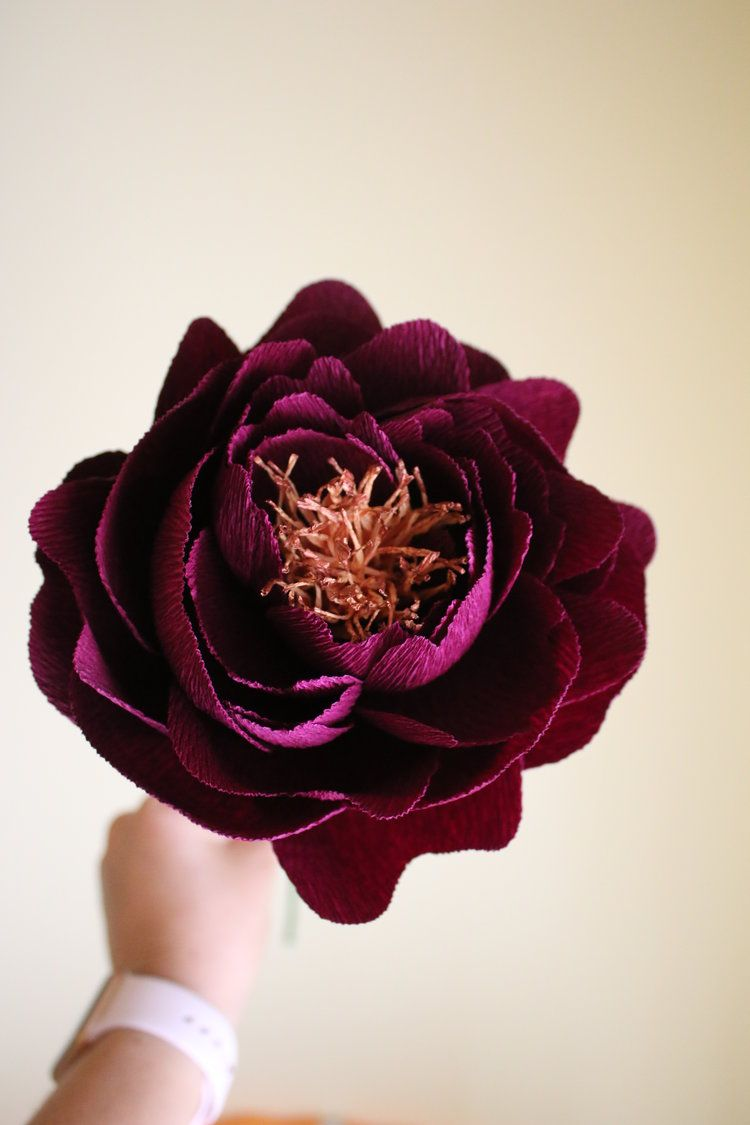
#> input picture imran sir lab/flower1.jpg, 750 x 1125 px, found by its file name
$ jupyter execute --allow-errors All-Lab.ipynb   (shell and % lines are left out)   (older library calls are emulated)
#> lines starting #> are read from the running program, lines starting #| are printed output that depends on the picture; after the words box and inside, x2 and y2 are one past the last pixel; in counts of white or black regions, pixels touching at a corner belong together; long printed decimals are rounded
[cell 1]
##histogram
import cv2
import matplotlib.pyplot as plt

# Load the image
image_path = 'flower1.jpg'
image = cv2.imread(image_path, cv2.IMREAD_GRAYSCALE)

# Calculate the histogram
hist = cv2.calcHist([image], [0], None, [256], [0, 256])
#> hist = 256 values, max 22434 at index 219, min 128 at index 255, mean 3295.9

# Plot the histogram
plt.plot(hist)
plt.title('Histogram')
plt.xlabel('Pixel Value')
plt.ylabel('Frequency')
plt.show()

[cell 2]
import cv2
import numpy as np

# Load the image
image_path = 'flower1.jpg'
image = cv2.imread(image_path)
#> image is the input picture: shape (1125, 750, 3); mean B, G, R 144, 151.9, 175.4

# Apply Gaussian blur (low pass filter)
blurred_image = cv2.GaussianBlur(image, (5, 5), 0)

# Display the original and blurred images
cv2.imshow('Original Image', image)
cv2.imshow('Blurred Image', blurred_image)
cv2.waitKey(0)
cv2.destroyAllWindows()

[cell 3]
import cv2
import numpy as np

# Load the image
image_path = 'flower1.jpg'
image = cv2.imread(image_path)

# Create a kernel for high pass filtering
kernel = np.array([[-1, -1, -1],
                   [-1,  9, -1],
                   [-1, -1, -1]])

# Apply the kernel to perform high pass filtering (sharpening)
high_pass_image = cv2.filter2D(image, -1, kernel)

# Display the original and high pass images
cv2.imshow('Original Image', image)
cv2.imshow('High Pass Image', high_pass_image)
cv2.waitKey(0)
cv2.destroyAllWindows()

[cell 4]
###2 Write a Python program to read ‘rice.tif’ image, count number of rice and display area (also specific range), major axis length, and perimeter.

[cell 5]
import cv2
import numpy as np
import matplotlib.pyplot as plt

# Load the rice.tif image in grayscale
image_path = 'rice1.tiff'
image = cv2.imread(image_path, cv2.IMREAD_GRAYSCALE)
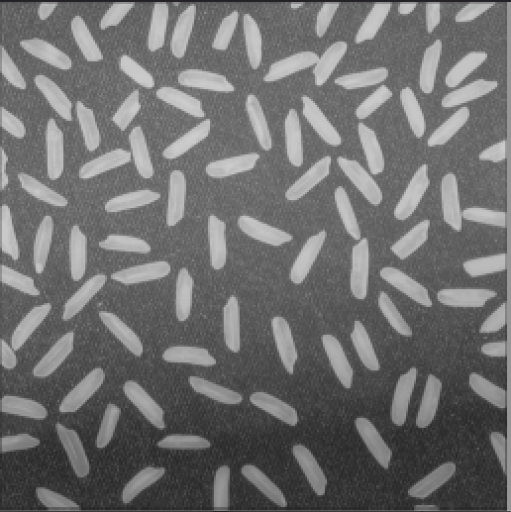
#> input picture imran sir lab/rice1.tiff, 1022 x 1024 px, found by its file name (shown at 1/2 size)
#> image: shape (1024, 1022)

# Apply thresholding to segment the rice grains
_, binary_image = cv2.threshold(image, 120, 255, cv2.THRESH_BINARY)
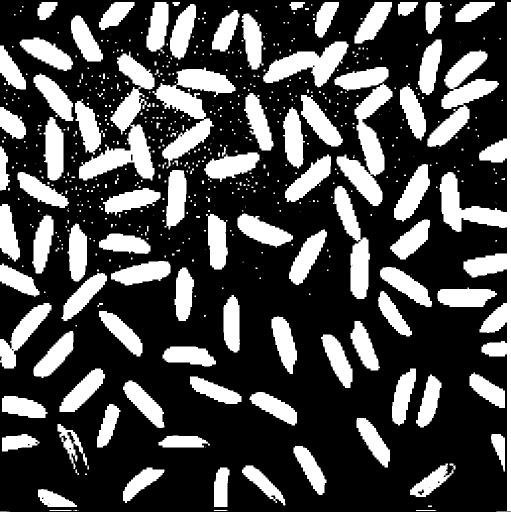
#> binary_image: shape (1024, 1022) (shown at 1/2 size); 29.4% white; 679 white regions (534 under 20 px)

# Find contours of rice grains
contours, _ = cv2.findContours(binary_image, cv2.RETR_EXTERNAL, cv2.CHAIN_APPROX_SIMPLE)
#> contours = 679 contours, 570 with area under 20; largest, box (x1, y1, x2, y2) and area: (879, 4, 1022, 1022) 21165, (158, 103, 309, 361) 12490, (673, 167, 785, 412) 9803, (854, 99, 998, 294) 9470, (305, 166, 428, 337) 7112

# Initialize variables to store rice statistics
total_rice = 0
total_area = 0
total_major_axis_length = 0
total_perimeter = 0

# Iterate through the detected rice grains
for contour in contours:
    area = cv2.contourArea(contour)
    perimeter = cv2.arcLength(contour, True)
    if area > 50:  # Filter out small noise contours
        total_rice += 1
        total_area += area
        ellipse = cv2.fitEllipse(contour)
        major_axis_length = max(ellipse[1])
        total_major_axis_length += major_axis_length
        total_perimeter += perimeter
#> this loop made 679 passes
#> (area, perimeter, total_area, ellipse, major_axis_length, total_major_axis_length, total_perimeter) on passes 12, 17, 18, 20, 23: (1554, 211.1, 1554, ((125.7, 1012.9), (33.33, 122.1), 120.4), 122.1, 122.1, 211.1), (1925, 212.1, 3479, ((441.5, 986.1), (29.19, 118), 4.81), 118, 240, 423.3), (2318, 282.9, 5797, ((286.8, 959.8), (30.24, 136.5), 51.01), 136.5, 376.5, 706.2), (2217.5, 323.8, 8014.5, ((523.8, 964.5), (26.4, 118.8), 132.5), 118.8, 495.3, 1029.9), (2315.5, 370.6, 10330, ((863.3, 963.3), (31.21, 103.5), 53.16), 103.5, 598.8, 1400.6)
#> after the loop, total_area = 285989.5; total_major_axis_length = 10863.7; total_perimeter = 30942.2; total_rice = 85

# Calculate average statistics
average_area = total_area / total_rice
#> average_area = 3364.6
average_major_axis_length = total_major_axis_length / total_rice
#> average_major_axis_length = 127.8
average_perimeter = total_perimeter / total_rice
#> average_perimeter = 364

# Display results
print("Total Rice Grains:", total_rice)
#| Total Rice Grains: 85
print("Average Area:", average_area)
#| Average Area: 3364.582
print("Average Major Axis Length:", average_major_axis_length)
#| Average Major Axis Length: 127.808
print("Average Perimeter:", average_perimeter)
#| Average Perimeter: 364.025

# Draw contours on the image
contour_image = cv2.cvtColor(binary_image, cv2.COLOR_GRAY2BGR)
#> contour_image: shape (1024, 1022, 3); 29.4% white; 679 white regions (534 under 20 px), largest, box (x1, y1, x2, y2) and area: (879, 4, 1022, 1022) 22682, (158, 103, 309, 361) 13110, (673, 167, 785, 412) 10257
cv2.drawContours(contour_image, contours, -1, (0, 255, 0), 2)
#> contour_image: shape (1024, 1022, 3); mean B, G, R 58.4, 84.2, 58.4
plt.imshow(contour_image)
plt.axis('off')
plt.tight_layout()
plt.show()

[cell 6]
# 3 Write a MATLAB/Python program to read an image and perform convolution with 3X3 mask

[cell 7]
import cv2
import numpy as np

# Load the image
image_path = 'flower1.jpg'
image = cv2.imread(image_path, cv2.IMREAD_GRAYSCALE)

# Define a 3x3 convolution mask
mask = np.array([[1, 0, -1],
                 [2, 0, -2],
                 [1, 0, -1]])

# Perform convolution using OpenCV's filter2D function
convolved_image = cv2.filter2D(image, cv2.CV_64F, mask)

# Display the original and convolved images
cv2.imshow('Original Image', image)
cv2.imshow('Convolved Image', convolved_image)
cv2.waitKey(0)
cv2.destroyAllWindows()

[cell 8]
#4. Write a MATLAB/Python program to read an image and perform Lapliciant filter mask

[cell 9]
import cv2
import numpy as np

# Load the image
image_path = 'flower1.jpg'
image = cv2.imread(image_path, cv2.IMREAD_GRAYSCALE)

# Apply the Laplacian filter using OpenCV's Laplacian function
laplacian_filtered = cv2.Laplacian(image, cv2.CV_64F)

# Display the original and Laplacian-filtered images
cv2.imshow('Original Image', image)
cv2.imshow('Laplacian Filtered Image', laplacian_filtered)
cv2.waitKey(0)
cv2.destroyAllWindows()

[cell 10]
### 5 Write a MATLAB/Python program to identify horizontal, vertical lines from an image

[cell 11]
import cv2
import matplotlib.pyplot as plt
import numpy as np

image=cv2.imread('lineCode.png',cv2.IMREAD_GRAYSCALE)
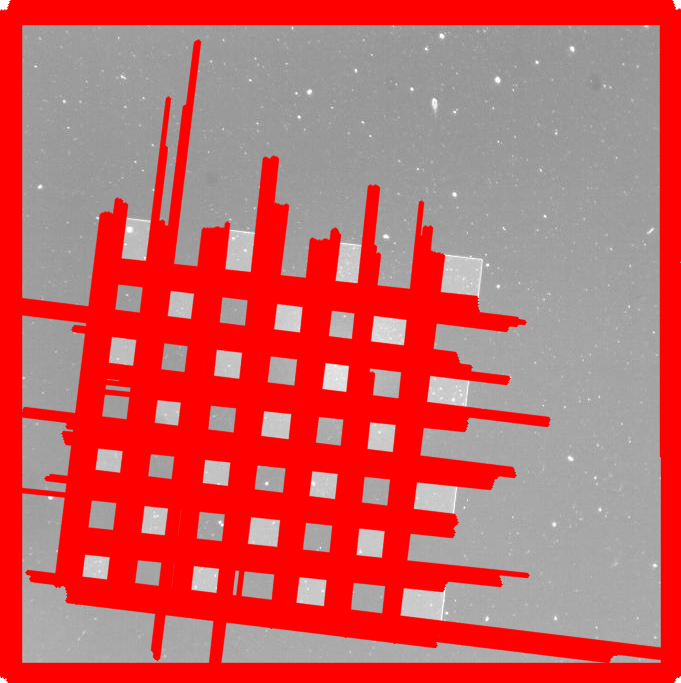
#> input picture imran sir lab/lineCode.png, 681 x 683 px, found by its file name
#> image: shape (683, 681)
verticalKernal=np.ones((15,1),np.uint8)
horizontalKernal=np.ones((1,15),np.uint8)

verticalLines=cv2.erode(image,verticalKernal,iterations=1)
horizontalLines=cv2.erode(image,horizontalKernal,iterations=1)

plt.figure(figsize=(12,8))

plt.subplot(131)
plt.imshow(image,cmap='gray')
plt.axis('off')
plt.title('Orginal')

plt.subplot(132)
plt.imshow(verticalLines,cmap='gray')
plt.axis('off')
plt.title('Vertical Lines')

plt.subplot(133)
plt.imshow(horizontalLines,cmap='gray')
plt.title('Horizontal Lines')
plt.axis('off')
plt.tight_layout()
plt.show()
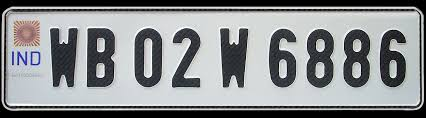
#> input picture imran sir lab/character.jpg, 426 x 118 px, found by its file name
#> further down, image is the input picture: shape (118, 426, 3); mean B, G, R 142.9, 141.1, 138.5

[cell 12]
# 6   Write a MATLAB/Python program to Character Segment of an image.

[cell 13]
import cv2
import numpy as np
import matplotlib.pyplot as plt

def character_segmentation(image):
    # Convert the image to grayscale.
    gray_image = cv2.cvtColor(image, cv2.COLOR_BGR2GRAY)

    # Apply thresholding to binarize the image.
    thresh_image = cv2.threshold(gray_image, 127, 255, cv2.THRESH_BINARY)[1]
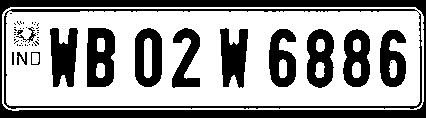
#> thresh_image: shape (118, 426); 61.6% white; 54 black regions (39 under 20 px)

    # Find the contours of the characters in the image.
    contours, _ = cv2.findContours(thresh_image, cv2.RETR_EXTERNAL, cv2.CHAIN_APPROX_SIMPLE)
#> contours = 1 contour; box (x1, y1, x2, y2) and area: (2, 7, 424, 111) 42860

    # Initialize a list to store the segmented characters.
    segmented_characters = []

    # Loop over the contours.
    for contour in contours:
        # Extract the bounding box of the contour.
        (x, y, w, h) = cv2.boundingRect(contour)

        # If the bounding box is large enough, then it is a character.
        if w * h > 100:
            # Crop the character from the image.
            character = thresh_image[y:y + h, x:x + w]
            # Append the character to the list of segmented characters.
            segmented_characters.append(character)
#> this loop made 1 pass
#> (x, y, w, h) on pass 1: (2, 7, 422, 104)
#> pass 1, in character_segmentation, `character = thresh_image[y:y + h, x:x + w]`:
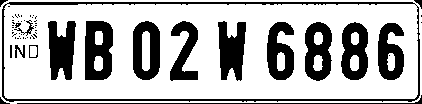
#> character: shape (104, 422); 70.5% white; 59 black regions (41 under 20 px), largest, box (x1, y1, x2, y2) and area: (2, 2, 420, 102) 2128, (85, 21, 113, 80) 1309, (48, 21, 76, 80) 1198
#> after the loop, segmented_characters = 1 item

    return segmented_characters

# Read the image.
image = cv2.imread("character.jpg")

# Segment the characters in the image.
segmented_characters = character_segmentation(image)
#> segmented_characters = 1 item
# Display the segmented characters.
plt.subplot(211)
plt.imshow(image,cmap='gray')
plt.title('Orginal')
plt.axis('off')

for character in segmented_characters:
    plt.subplot(212)
    plt.imshow(character,cmap='gray')
    plt.title('Segmented Character')
#> this loop made 1 pass
plt.axis('off')
plt.show()

[cell 14]
##7.	For the given image perform edge detection using different operators and compare the results.

[cell 15]
import cv2
import numpy as np
import matplotlib.pyplot as plt

# Read the image
image_path = 'flower1.jpg'  # Replace with your image path
img = cv2.imread(image_path, cv2.IMREAD_GRAYSCALE)

# Apply different edge detection operators
edges_sobel_x = cv2.Sobel(img, cv2.CV_64F, 1, 0, ksize=3)
edges_sobel_y = cv2.Sobel(img, cv2.CV_64F, 0, 1, ksize=3)
edges_canny = cv2.Canny(img, 100, 200)
#> edges_canny: shape (1125, 750); 2.3% white in thin lines or dots, all inside (x1, y1, x2, y2) = (27, 280, 657, 1092)
edges_laplacian = cv2.Laplacian(img, cv2.CV_64F)

# Plotting the results
plt.figure(figsize=(12, 8))

plt.subplot(2, 3, 1)
plt.imshow(img, cmap='gray')
plt.title('Original Image')
plt.axis('off')

plt.subplot(2, 3, 2)
plt.imshow(np.abs(edges_sobel_x), cmap='gray')
plt.title('Sobel X')
plt.axis('off')

plt.subplot(2, 3, 3)
plt.imshow(np.abs(edges_sobel_y), cmap='gray')
plt.title('Sobel Y')
plt.axis('off')

plt.subplot(2, 3, 4)
plt.imshow(edges_canny, cmap='gray')
plt.title('Canny Edge Detection')
plt.axis('off')

plt.subplot(2, 3, 5)
plt.imshow(np.abs(edges_laplacian), cmap='gray')
plt.title('Laplacian Edge Detection')
plt.axis('off')

plt.tight_layout()
plt.show()

8 . Write a MATLAB/Python program to read coins.png, leveling all coins and display area of all coins

[cell 16]
import cv2
import numpy as np

# Load the image
image_path = 'coins-contour.tiff'
image = cv2.imread(image_path, cv2.IMREAD_GRAYSCALE)
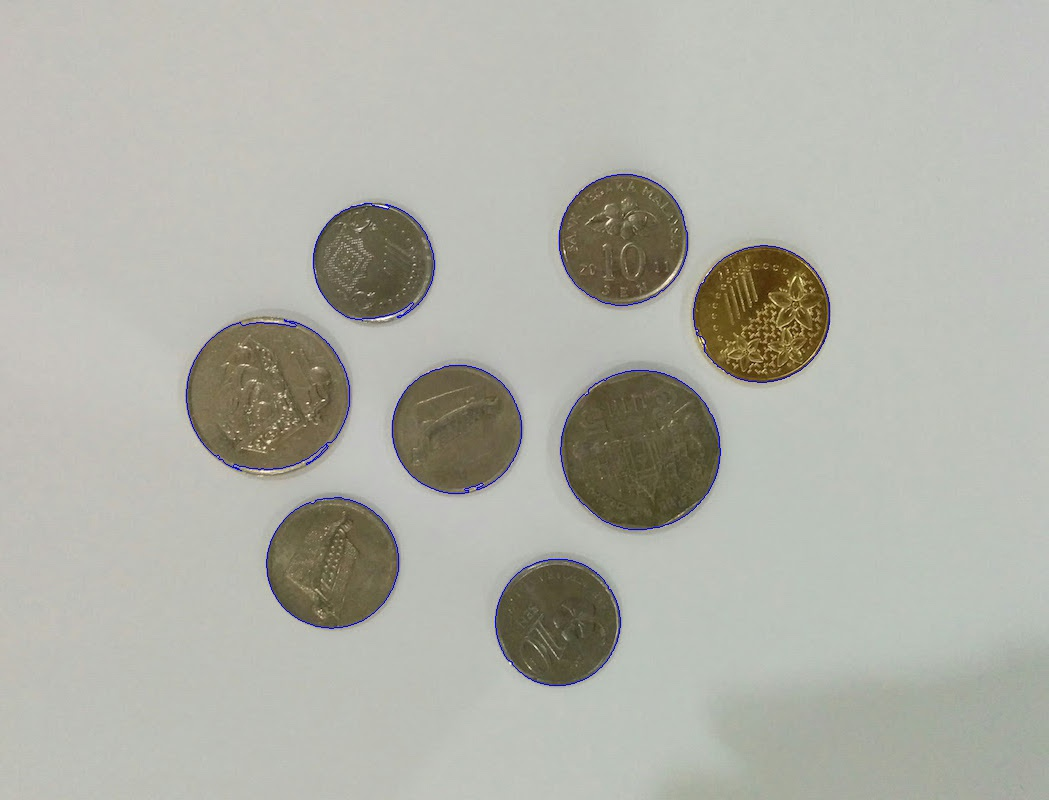
#> input picture imran sir lab/coins-contour.tiff, 1049 x 800 px, found by its file name
#> image: shape (800, 1049)

# Apply Gaussian blur to reduce noise and enhance edge detection
blurred = cv2.GaussianBlur(image, (5, 5), 0)

# Perform Canny edge detection
edges = cv2.Canny(blurred, 30, 150)
#> edges: shape (800, 1049); 1.5% white in thin lines or dots, all inside (x1, y1, x2, y2) = (185, 173, 831, 687)

# Find contours in the edged image
contours, _ = cv2.findContours(edges.copy(), cv2.RETR_EXTERNAL, cv2.CHAIN_APPROX_SIMPLE)
#> contours = 59 contours, 37 with area under 20; largest, box (x1, y1, x2, y2) and area: (559, 369, 722, 531) 20420, (692, 244, 831, 384) 14932, (265, 496, 400, 630) 13895, (558, 173, 689, 307) 13638, (391, 364, 523, 495) 13412

# Initialize a counter for coins and display their areas
coin_count = 0

for contour in contours:
    # Calculate the area of each contour
    area = cv2.contourArea(contour)

    # Filter out small noise regions
    if area < 100:
        continue

    # Draw the contour on the original image
    cv2.drawContours(image, [contour], -1, (0, 255, 0), 2)

    coin_count += 1
    print(f"Coin {coin_count}: Area = {area:.2f} pixels")
#> this loop made 59 passes
#> area on passes 1, 2, 6, 9, 17, 18, 19, 27: 12781.5, 13895, 35, 23, 28.5, 24.5, 46, 75.5
#> (printed output is left out)
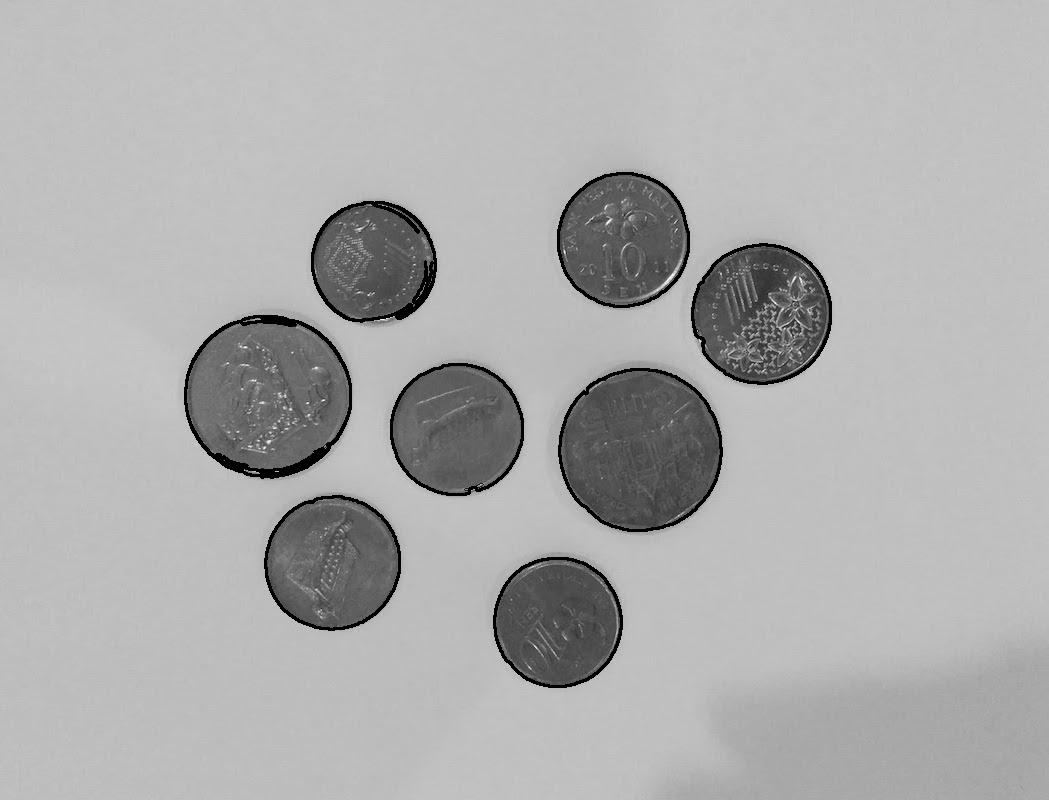
#> image: shape (800, 1049); min 0, max 249, mean 173.3
#> after the loop, coin_count = 9

# Display the number of coins and the image with contours
print(f"Number of coins: {coin_count}")
#| Number of coins: 9

# Display the image with contours
cv2.imshow('Coins with Contours', image)
cv2.waitKey(0)
cv2.destroyAllWindows()

[cell 17]
##9.	Display following image operation in MATLAB/Python - i) Threshold image ii) Power enhance contract image iii) High pass image.

[cell 18]
import cv2
import numpy as np

# Load the image
image_path = 'flower1.jpg'
image = cv2.imread(image_path, cv2.IMREAD_GRAYSCALE)

# i) Threshold image
_, thresholded_image = cv2.threshold(image, 128, 255, cv2.THRESH_BINARY)
#> thresholded_image: shape (1125, 750); 67.8% white; 17 black regions (15 under 20 px), largest, box (x1, y1, x2, y2) and area: (28, 280, 656, 925) 260449, (28, 818, 169, 1125) 11067

# ii) Power enhance contrast image
gamma = 1.5
power_enhanced_image = np.power(image / 255.0, gamma)
power_enhanced_image = np.uint8(power_enhanced_image * 255)

# iii) High-pass image using Laplacian filter
laplacian_image = cv2.Laplacian(image, cv2.CV_64F)
high_pass_image = cv2.convertScaleAbs(laplacian_image)
#> high_pass_image: shape (1125, 750)

# Display the original and processed images
cv2.imshow('Original Image', image)
cv2.imshow('Thresholded Image', thresholded_image)
cv2.imshow('Power-Enhanced Image', power_enhanced_image)
cv2.imshow('High-Pass Image', high_pass_image)
cv2.waitKey(0)
cv2.destroyAllWindows()

[cell 19]
##10.Perform image enhancement, smoothing and sharpening, in frequency domain using different filters and compare the performances

[cell 20]
import cv2
import numpy as np
import matplotlib.pyplot as plt
from scipy.fftpack import fftshift, ifftshift, fft2, ifft2

# Load the image
image_path = 'flower.jpg'
image = cv2.imread(image_path, cv2.IMREAD_GRAYSCALE)
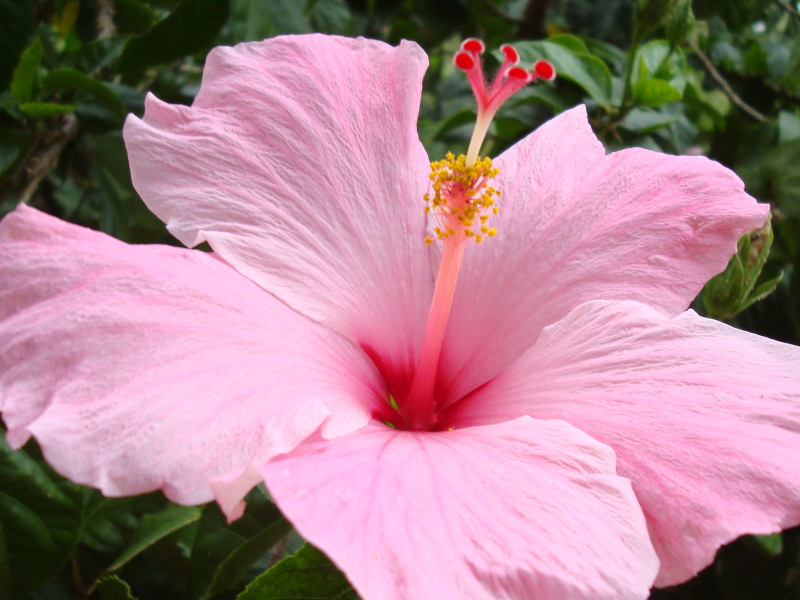
#> input picture imran sir lab/flower.jpg, 1600 x 1200 px, found by its file name (shown at 1/2 size)
#> image: shape (1200, 1600)

# Perform Fourier Transform
f_transform = fftshift(fft2(image))

# Define frequency domain filters
identity_filter = np.ones_like(f_transform)
low_pass_filter = np.zeros_like(f_transform)
low_pass_filter[200:400, 200:400] = 1
high_pass_filter = 1 - low_pass_filter

# Apply filters in frequency domain
enhanced_f_transform = f_transform * identity_filter
smoothed_f_transform = f_transform * low_pass_filter
sharpened_f_transform = f_transform * high_pass_filter

# Perform Inverse Fourier Transform
enhanced_image = np.abs(ifft2(ifftshift(enhanced_f_transform)))
smoothed_image = np.abs(ifft2(ifftshift(smoothed_f_transform)))
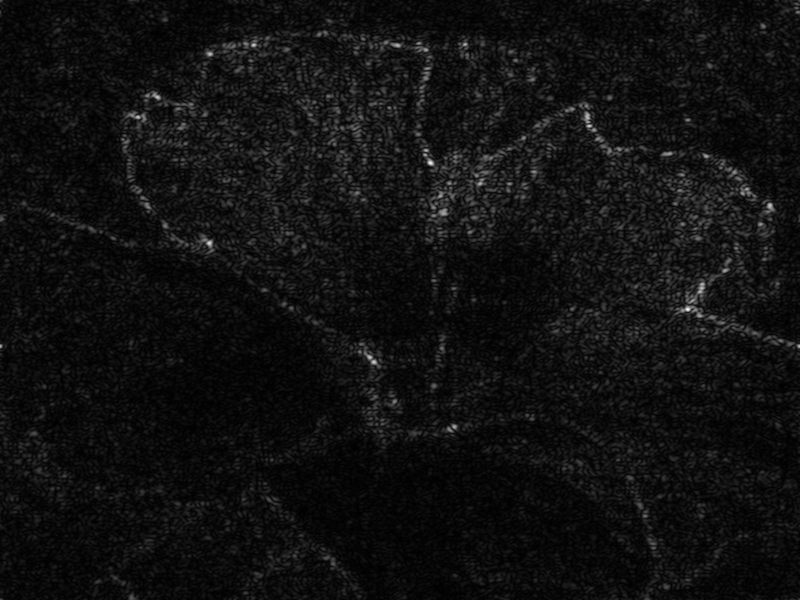
#> smoothed_image: shape (1200, 1600) float64 (shown at 1/2 size); min 3.26e-05, max 1.51, mean 0.0998; drawn with min black and max white
sharpened_image = np.abs(ifft2(ifftshift(sharpened_f_transform)))

# Plot original and processed images
plt.figure(figsize=(10, 8))

plt.subplot(2, 2, 1)
plt.imshow(image, cmap='gray')
plt.title('Original Image')
plt.axis('off')

plt.subplot(2, 2, 2)
plt.imshow(enhanced_image, cmap='gray')
plt.title('Enhanced Image')
plt.axis('off')

plt.subplot(2, 2, 3)
plt.imshow(smoothed_image, cmap='gray')
plt.title('Smoothed Image')
plt.axis('off')

plt.subplot(2, 2, 4)
plt.imshow(sharpened_image, cmap='gray')
plt.title('Sharpened Image')
plt.axis('off')

plt.tight_layout()
plt.show()
